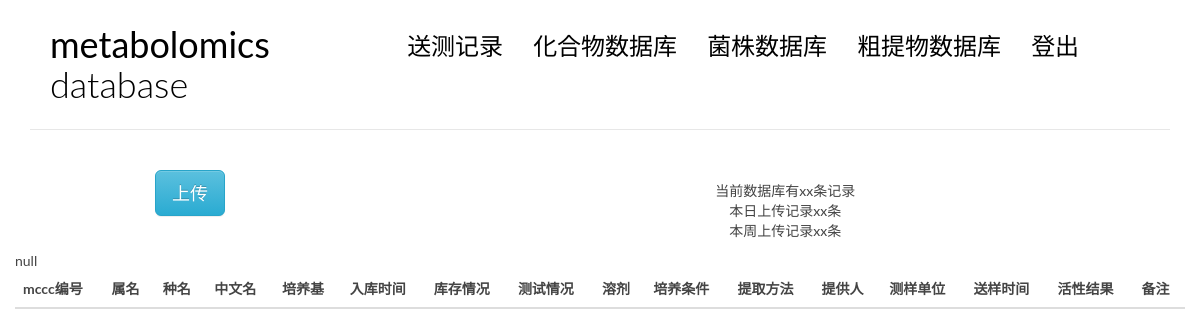
Page /crudeexindex/ on the earlier database version.
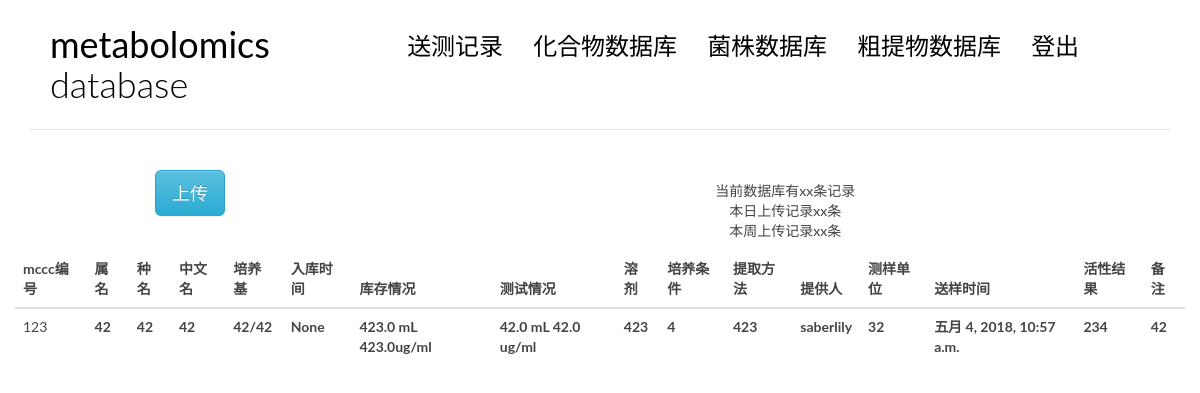
Same page on the later database version.
### blog/models.py (models this page shows)
class crudeex(models.Model): ##粗提物
    frombact = models.ForeignKey(bact)
    mcccnumber = models.CharField(max_length = 50) #mccc编号
    genus = models.CharField(max_length = 200) #属名
    species = models.CharField(max_length = 200) #种名
    chinesename = models.CharField(max_length = 200) #中文名
    media = models.CharField(max_length = 200) #培养基
    medianumber = models.CharField(max_length = 50) #培养基编号
    mass = models.FloatField() #重量，单位mg
    stockmass = models.FloatField() #库存量，单位mg
    cointermass = models.FloatField() #样品瓶重量，单位miug
    testcol = models.FloatField(blank = True) #测试浓度
    testvol = models.FloatField(blank = True) #测试体积
    activecol = models.FloatField(blank = True) #活性浓度
    solvent = models.CharField(max_length = 100) #溶剂
    culture = models.CharField(max_length = 500, blank = True) #培养条件
    exrmethod = models.CharField(max_length = 500, blank = True) #提取方法
    provider = models.ForeignKey(User) #提供人
    department = models.CharField(max_length=100) #测样单位
    sendtime = models.DateTimeField(auto_now_add=True, editable = True) #送样时间
    activeresult = models.CharField(max_length = 500, blank = True) #活性检测结果
    entertime = models.DateTimeField(null = True) #入库时间
    entervol = models.FloatField(blank = True) #入库体积
    entercol =  models.FloatField(blank = True) #入库浓度
    comment = models.CharField(max_length = 500, blank = True)

### blog/crudeex.py (the view)
# urls.py: url(r'^crudeexindex/$', views.crudeexindex, name='crudeexindex'),
def crudeexindex(request, msg = -1):  ##粗提物
    lists = crudeex.objects.all()
    return render(request, 'blog/crudeex.html', context = {'tests' : lists, 'msg' : msg} )

### blog/models.py (called while the page is built)
    def __str__(self):
        return self.bactnumber + '|' + self.chinesename

### blog/templatetags/blog_tags.py (called while the page is built)
@register.simple_tag
def get_all_bact():
    print(bact.objects.all().order_by('-storetime'))
    return bact.objects.all().order_by('-storetime')

### templates/blog/crudeex.html (shortened to what this page needs)
{% extends 'base.html' %}
{% load blog_tags %}
{%block main %}
<body>
    <div class="row">
        <div class="col-md-4 col-sm-5 col-xs-8">
            <center>
                <button class="btn btn-info btn-primary btn-lg" data-toggle="modal" data-target="#myModal">
                    上传
                </button>
            </center>
        </div>
        <div class="col-md-8 col-sm-7 col-xs-4">
            <nav class="main-nav" role="navigation">
                <div class="collapse navbar-collapse" id="bs-example-navbar-collapse-1">
                        <ul class="list-unstyled text-center" >
                            <li>当前数据库有xx条记录</li>
                            <li>本日上传记录xx条</li>
                            <li>本周上传记录xx条</li>
                          </ul>
                </div>
            </nav>
        </div>
    </div>
    <div class="col-md-12 col-sm-7 col-xs-4">
    <table class="table table-hover">
            <thead>
                <tr>
                    <th>mccc编号</th>
                    <th>属名</th>
                    <th>种名</th>
                    <th>中文名</th>
                    <th>培养基</th>
                    <th>入库时间</th>
                    <th>库存情况</th>
                    <th>测试情况</th>
                    <th>溶剂</th>
                    <th>培养条件</th>
                    <th>提取方法</th>
                    <th>提供人</th>
                    <th>测样单位</th>
                    <th>送样时间</th>
                    <th>活性结果</th>
                    <th>备注</th>
                </tr>
            </thead>
            <tbody>
                    {% for crudeex in tests %}
                    {% if request.user == crudeex.provider %}
                    <tr class="row1 success" id = "useajax" data-toggle="modal" data-target="#alter"  data-frombact = "{{crudeex.frombact}}"
                    data-whatever = "{{crudeex.id}}" data-mcccnumber = "{{crudeex.mcccnumber}}" data-genus = "{{crudeex.genus}}"
                    data-species = "{{crudeex.species}}" data-chinesename = "{{crudeex.chinesename}}"  data-media = "{{crudeex.media}}"
                    data-medianumber = "{{crudeex.medianumber}}" data-mass = "{{crudeex.mass}}" data-stockmass = "{{crudeex.stockmass}}"
                    data-cointermass = "{{crudeex.cointermass}}" data-entertime = "{{crudeex.entertime}}" data-entervol = "{{crudeex.entervol}}"
                    data-entercol = "{{crudeex.entercol}}" data-testcol = "{{crudeex.testcol}}" data-testvol = "{{crudeex.testvol}}"
                    data-activecol = "{{crudeex.activecol}}" data-solvent = "{{crudeex.solvent}}" data-culture = "{{crudeex.culture}}"
                    data-exrmethod = "{{crudeex.exrmethod}}" data-department = "{{crudeex.department}}" data-activeresult = "{{crudeex.activeresult}}"
                    data-comment = "{{crudeex.comment}}" >
                    {% else %}
                    <tr class="row1">
                    {% endif %}
                            <td class = "field-mcccnumber"> {{crudeex.mcccnumber}}</td>
                            <th class = "field-genus">{{crudeex.genus}}</th>
                            <th class = "field-species">{{crudeex.species}}</th>
                            <th class = "field-chinesename">{{crudeex.chinesename}}</th>
                            <th class = "field-media">{{crudeex.media}}/{{crudeex.medianumber}}</th>
                            <th class = "field-entertime">{{crudeex.entertime}}</th>
                            <th class = "field-entervol">{{crudeex.entervol}} mL {{crudeex.entercol}}ug/ml</th>
                            <th class = "field-testvol">{{crudeex.testvol }} mL {{crudeex.testcol}} ug/ml</th>
                            <th class = "field-solvent">{{crudeex.solvent}}</th>
                            <th class = "field-culture">{{crudeex.culture}}</th>
                            <th class = "field-exrmethod">{{crudeex.exrmethod}}</th>
                            <th class = "field-provider">{{crudeex.provider}}</th>
                            <th class = "field-department">{{crudeex.department}}</th>
                            <th class = "field-sendtime">{{crudeex.sendtime}}</th>
                            <th class = "field-activeresult">{{crudeex.activeresult}}</th>
                            <th class = "field-comment">{{crudeex.comment}}</th>
                    </tr>
                    {% empty %}
                      <div class="row1">null</div>
                    {% endfor %}
            </tbody>
        </table>
    </div>
                            {% get_all_bact as bact_list %}
</body>
{% endblock main %}

### templates/base.html (shortened to what this page needs)
{% load staticfiles %}
<!DOCTYPE html>
<html lang="en">
    <head>
        <link rel="stylesheet" href="{% static 'blog/css/bootstrap.min.css' %}">
        <link rel="stylesheet" href="{% static 'blog/css/pace.css' %}">
        <link rel="stylesheet" href="{% static 'blog/css/bootstrap.css' %}">
        <link rel="stylesheet" href="{% static 'blog/css/bootstrap-theme.css' %}">
        <link rel="stylesheet" href="{% static 'blog/css/bootstrap-theme.min.css' %}">
        <link rel="stylesheet" href="{% static 'blog/css/custom.css' %}">
        <link rel="stylesheet" href="{% static 'blog/css/highlights/github.css' %}">
    </head>
            <div class="container">
                    <header id="site-header">
                        <div class="row">
                            <div class="col-md-3 col-sm-5 col-xs-8">
                                <div class="logo">
                                    <h1><a href="#"><b>metabolomics</b> database</a></h1>
                                </div>
                            </div>
                            <div class="col-md-9 col-sm-7 col-xs-4">
                                <nav class="main-nav" role="navigation">
                                    <div class="collapse navbar-collapse" id="bs-example-navbar-collapse-1">
                                        <ul class="nav navbar-nav navbar-right">
                                            <li class="cl-effect-11"><a href="{% url 'blog:recordindex' %}" data-hover="送测记录">送测记录</a></li>
                                            <li class="cl-effect-11"><a href="{% url 'blog:cpdindex' %}" data-hover="化合物数据库">化合物数据库</a></li>
                                            <li class="cl-effect-11"><a href="{% url 'blog:bactindex' %}" data-hover="菌株数据库">菌株数据库</a></li>
                                            <li class="cl-effect-11"><a href="{% url 'blog:crudeexindex' %}" data-hover="粗提物数据库">粗提物数据库</a></li>
                                            <li class="cl-effect-11"><a href="{% url 'blog:logout_user' %}" data-hover="登出">登出</a></li>
                                        </ul>
                                    </div>
                                </nav>
                            </div>
                        </div>
                    </header>
                </div>
                {% block main %}
                {% endblock main %}
</html>

### blog/static/blog/css/custom.css (style rules this page uses)
* { outline: none; }
h1, h2, h3, h4, h5, h6 { margin-top: 0; }
b { font-weight: 400; }
a { color: #333; }
body { color: #444; font-family: 'Lato', sans-serif; }
#site-header { background-color: #FFF; padding: 25px 20px; margin-bottom: 40px; border-bottom: 1px solid #e7e7e7; }
.logo h1 a { color: #000; }
.logo h1 { margin: 0; font-family: 'Lato', sans-serif; font-weight: 300; }
.main-nav { margin-top: 11px; max-width: 95%; }
.main-nav a { color: #000000 !important; padding: 0 0 5px 0 !important; margin-right: 30px; font-family: 'Lato', sans-serif; font-weight: 300; font-size: 24px; }
.cl-effect-11 a { padding: 10px 0; color: #0972b4; text-shadow: none; }
.cl-effect-11 a::before { position: absolute; top: 0; left: 0; overflow: hidden; padding: 0 0 5px 0 !important; max-width: 0; border-bottom: 1px solid #000; color: #000; content: attr(data-hover); white-space: nowrap; -webkit-transition: max-width 0.5s; -moz-transition: max-width 0.5s; transition: max-width 0.5s; }

Differences in the rows shown:
added crudeex: mcccnumber "123", genus "42", species "42", chinesename "42", media "42", medianumber "42", entertime "None", entervol "423.0", entercol "423.0", testvol "42.0", testcol "42.0", solvent "423", culture "4", exrmethod "423", provider "saberlily", department "32", sendtime "五月 4, 2018, 10:57 a.m.", activeresult "234", comment "42"
Other differences:
text no longer shown: "null"
